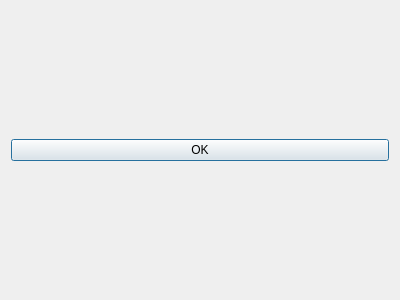
<?xml version="1.0" encoding="UTF-8"?>
<ui version="4.0">
 <class>Dialog</class>
 <widget class="QDialog" name="Dialog">
  <property name="geometry">
   <rect>
    <x>0</x>
    <y>0</y>
    <width>400</width>
    <height>300</height>
   </rect>
  </property>
  <property name="windowTitle">
   <string>Dialog</string>
  </property>
  <layout class="QVBoxLayout" name="verticalLayout">
   <item>
    <layout class="QGridLayout" name="gridLayout"/>
   </item>
   <item>
    <widget class="QPushButton" name="pushButton">
     <property name="text">
      <string>OK</string>
     </property>
    </widget>
   </item>
  </layout>
 </widget>
 <resources/>
 <connections/>
</ui>
